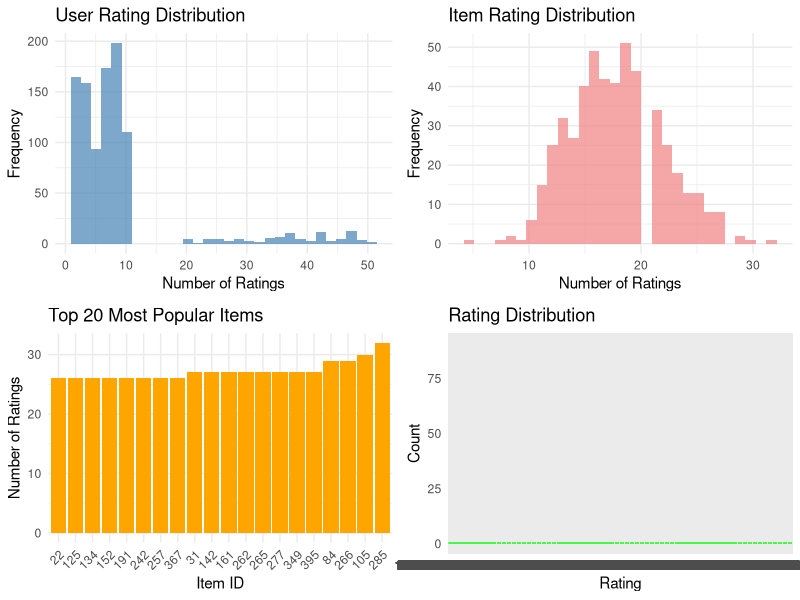

The R script that drew this image:
# Challenges in Recommender Systems - R Implementation
library(ggplot2)
library(dplyr)
library(tidyr)
library(gridExtra)

# Generate synthetic data with challenges
set.seed(42)
n_users <- 1000
n_items <- 500
n_ratings <- 5000

# Create synthetic ratings with challenges
ratings_data <- list()

# Create popular items and active users
popular_items <- sample(1:n_items, 50, replace = FALSE)
active_users <- sample(1:n_users, 100, replace = FALSE)

for (user_id in 1:n_users) {
  # Vary number of ratings based on user activity
  if (user_id %in% active_users) {
    n_user_ratings <- sample(20:50, 1)
  } else {
    n_user_ratings <- sample(1:10, 1)
  }
  
  rated_items <- sample(1:n_items, n_user_ratings, replace = FALSE)
  
  for (item_id in rated_items) {
    # Create popularity bias
    if (item_id %in% popular_items) {
      base_rating <- rnorm(1, 4.0, 0.5)
    } else {
      base_rating <- rnorm(1, 3.0, 0.8)
    }
    
    # Add cold start users
    if (runif(1) < 0.1) {
      base_rating <- rnorm(1, 3.0, 1.0)
    }
    
    rating <- max(1, min(5, base_rating))
    
    ratings_data[[length(ratings_data) + 1]] <- list(
      user_id = user_id,
      item_id = item_id,
      rating = rating
    )
  }
}

ratings_df <- do.call(rbind, lapply(ratings_data, as.data.frame))

# Analyze challenges
# Cold start analysis
user_counts <- ratings_df %>%
  group_by(user_id) %>%
  summarise(n_ratings = n()) %>%
  arrange(desc(n_ratings))

item_counts <- ratings_df %>%
  group_by(item_id) %>%
  summarise(n_ratings = n()) %>%
  arrange(desc(n_ratings))

cold_start_users <- sum(user_counts$n_ratings <= 1)
cold_start_items <- sum(item_counts$n_ratings <= 1)

# Sparsity analysis
total_entries <- n_users * n_items
observed_entries <- nrow(ratings_df)
sparsity <- 1 - (observed_entries / total_entries)

# Popularity bias analysis
item_popularity <- ratings_df %>%
  group_by(item_id) %>%
  summarise(n_ratings = n()) %>%
  arrange(desc(n_ratings))

# Calculate Gini coefficient
calculate_gini <- function(values) {
  sorted_values <- sort(values)
  n <- length(sorted_values)
  cumsum_values <- cumsum(sorted_values)
  return((n + 1 - 2 * sum(cumsum_values) / cumsum_values[n]) / n)
}

gini_coefficient <- calculate_gini(item_popularity$n_ratings)

# Visualization
# Cold start analysis
p1 <- ggplot(user_counts, aes(x = n_ratings)) +
  geom_histogram(bins = 30, fill = "steelblue", alpha = 0.7) +
  labs(title = "User Rating Distribution",
       x = "Number of Ratings", y = "Frequency") +
  theme_minimal()

p2 <- ggplot(item_counts, aes(x = n_ratings)) +
  geom_histogram(bins = 30, fill = "lightcoral", alpha = 0.7) +
  labs(title = "Item Rating Distribution",
       x = "Number of Ratings", y = "Frequency") +
  theme_minimal()

# Popularity bias
p3 <- ggplot(head(item_popularity, 20), aes(x = reorder(factor(item_id), n_ratings), y = n_ratings)) +
  geom_bar(stat = "identity", fill = "orange") +
  labs(title = "Top 20 Most Popular Items",
       x = "Item ID", y = "Number of Ratings") +
  theme_minimal() +
  theme(axis.text.x = element_text(angle = 45, hjust = 1))

# Rating distribution
p4 <- ggplot(ratings_df, aes(x = factor(rating))) +
  geom_bar(fill = "green", alpha = 0.7) +
  labs(title = "Rating Distribution",
       x = "Rating", y = "Count") +
  theme_minimal()

# Combine plots
grid.arrange(p1, p2, p3, p4, ncol = 2)

# Print analysis results
cat("=== Challenge Analysis Results ===\n")
cat("Cold Start Analysis:\n")
cat("Cold start users:", cold_start_users, "\n")
cat("Cold start items:", cold_start_items, "\n")
cat("User cold start rate:", cold_start_users / n_users, "\n")
cat("Item cold start rate:", cold_start_items / n_items, "\n")

cat("\nSparsity Analysis:\n")
cat("Sparsity:", sparsity, "\n")
cat("Total entries:", total_entries, "\n")
cat("Observed entries:", observed_entries, "\n")

cat("\nPopularity Bias Analysis:\n")
cat("Gini coefficient:", gini_coefficient, "\n")
cat("Top 10% items share:", sum(head(item_popularity$n_ratings, n_items * 0.1)) / observed_entries, "\n")
cat("Bottom 10% items share:", sum(tail(item_popularity$n_ratings, n_items * 0.1)) / observed_entries, "\n")